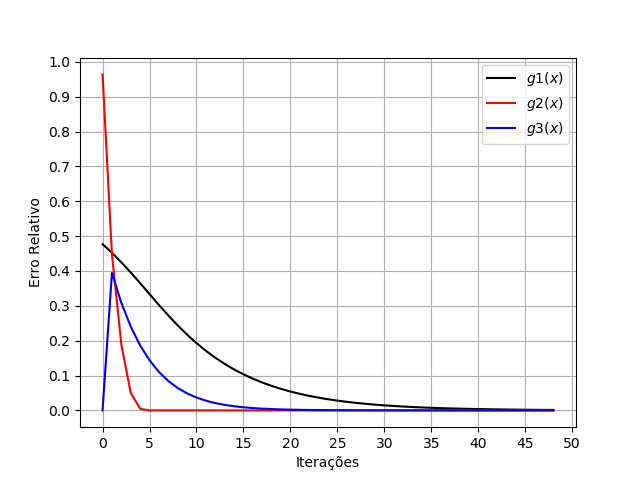

Recreate this plot in Python.
import numpy as np
import matplotlib.pyplot as plt

def f(x):
	return (x-1)*(np.exp(x-2)**2)-1

#funções de iteração
def g1(x): 
	a = np.e**((x**2)+4)
	b = np.e**(4*x)
	c = np.log(b+a)-np.log(x)-4
	return np.sqrt(c)

def g2(x):
	a = (x-2)**2
	b = np.e**a
	return (1+b)/b

def g3(x):
	a = np.log(x-1)
	b = (-1)*a+4*x-4
	return np.sqrt(b)

#Dados iniciais  
erro = 1e-6
iter_max = 50 #Limite de iteração a 50 para melhor visualização do gráfico
raiz = 2
graf_erro1 = np.zeros((1,iter_max))
graf_erro2 = np.zeros((1,iter_max))
graf_erro3 = np.zeros((1,iter_max))

x_aprox1 = 4
x_aprox2 = 4
x_aprox3 = 4

#erro relativo da função 1
for i in range(iter_max): 
	if abs(f(x_aprox1))<erro:
		break
	else: 
		x_aprox1=g1(x_aprox1)
		if abs(f(x_aprox1))<erro:
			break
	graf_erro1[0,i] = (abs((2-x_aprox1)/x_aprox1))

#erro relativo da função 2
for i in range(iter_max):
	
	if abs(f(x_aprox2))<erro:
		break
	else: 
		x_aprox2=g2(x_aprox2)
		if abs(f(x_aprox2))<erro:
			break
	graf_erro2[0,i] = (abs((2-x_aprox2)/x_aprox2))

#erro relativo da função 3
for i in range(1,iter_max):
	
	if abs(f(x_aprox3))<erro:
		break
	else: 
		x_aprox3=g3(x_aprox3)
		if abs(f(x_aprox3))<erro:
			break
	graf_erro3[0,i] = (abs((2-x_aprox3)/x_aprox3))

for i in range(50):
	print('ERRO 1=',graf_erro1[0,i])
	print('ERRO 2=',graf_erro2[0,i])
	print('ERRO 3=',graf_erro3[0,i])

#Plotagem dos gráficos 
fig = plt.figure()
ax = fig.add_subplot(111);
t_x = ax.set_xlabel("Iterações")
t_y = ax.set_ylabel("Erro Relativo")
ax.set_xticks(np.arange(0,55,5))
ax.set_yticks(np.arange(0,1.1,0.1))
l1 = plt.plot((graf_erro1[0,0:i]),label=r"$g1(x)$",color='black')
l2 = plt.plot((graf_erro2[0,0:i]),label=r"$g2(x)$",color='red')
l3 = plt.plot((graf_erro3[0,0:i]),label=r"$g3(x)$",color='blue')
l = ax.legend(loc='best')
ax.grid(True)
plt.show() 
